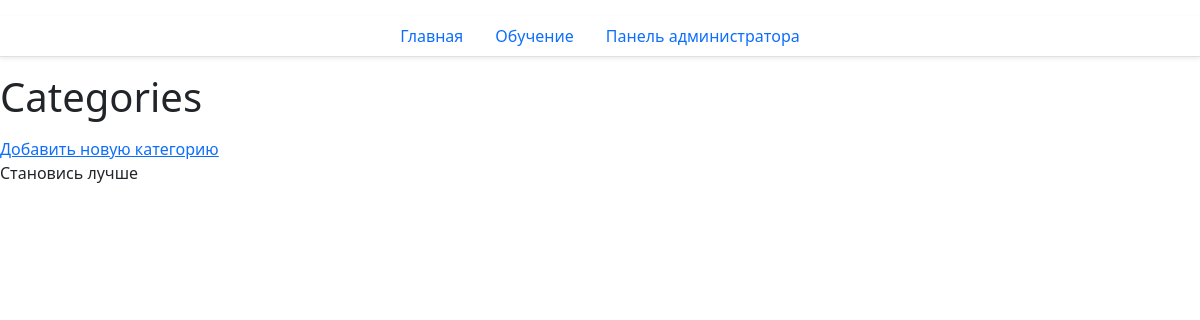
Before: /site/categories/ with the older database file.
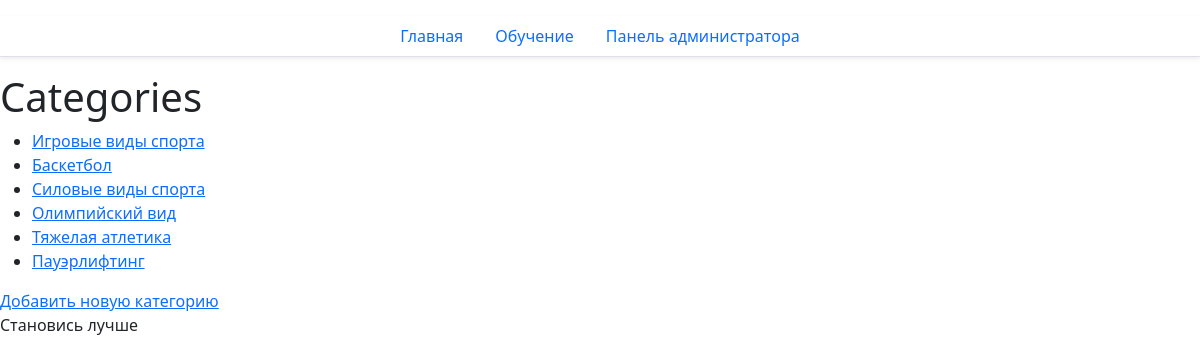
After: the same page with the newer database file.
### site_app/models.py (models this page shows, shortened)
class Category(models.Model):
    name = models.CharField(max_length=100, unique=True, verbose_name="Название")
    class Meta:
        verbose_name_plural = 'Категории'
        ordering = ["pk"]

### site_app/views.py (the view)
# urls.py: path("categories/", CategoryView.as_view(), name="ListCategory"),
class CategoryView(ListView):
    model = Category
    template_name = "site_app/categories.html"
    context_object_name = "categories"

### site_app/templates/site_app/categories.html (shortened to what this page needs)
{% extends "site_app/base.html" %}
{% block body %}
  <h1>Categories</h1>
<ul>
    {% for category in categories %}
          <li><a href="{% url 'site_app:category-detail' pk=category.pk %}"
          >{{ category.name }}</a></li>
    {% endfor %}
</ul>
<div>
    <a href="{% url 'site_app:category-add' %}">Добавить новую категорию</a>
</div>
{% endblock %}

Changed rows visible on the page:
now on this page (row edited): Category: name "Игровые виды спорта"
now on this page (row edited): Category: name "Баскетбол"
now on this page (row edited): Category: name "Силовые виды спорта"
now on this page (row edited): Category: name "Олимпийский вид"
now on this page (row edited): Category: name "Тяжелая атлетика"
now on this page (row edited): Category: name "Пауэрлифтинг"
